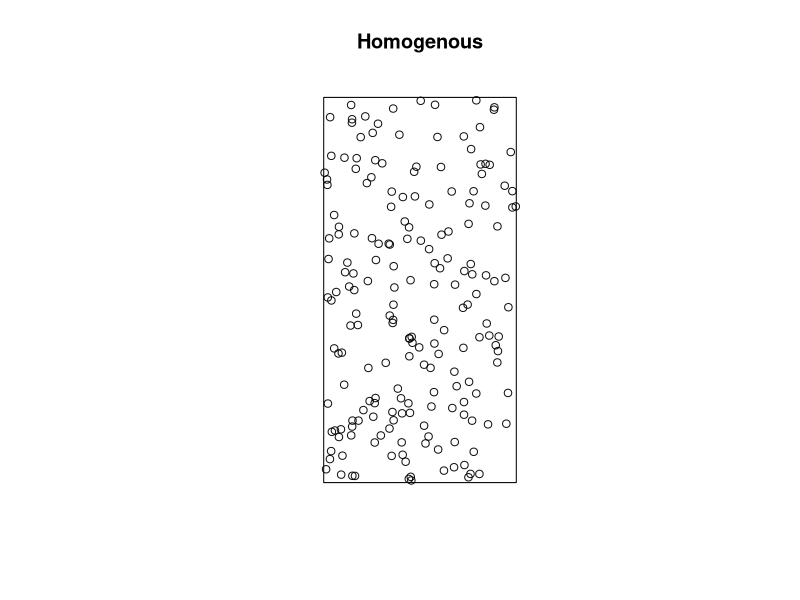
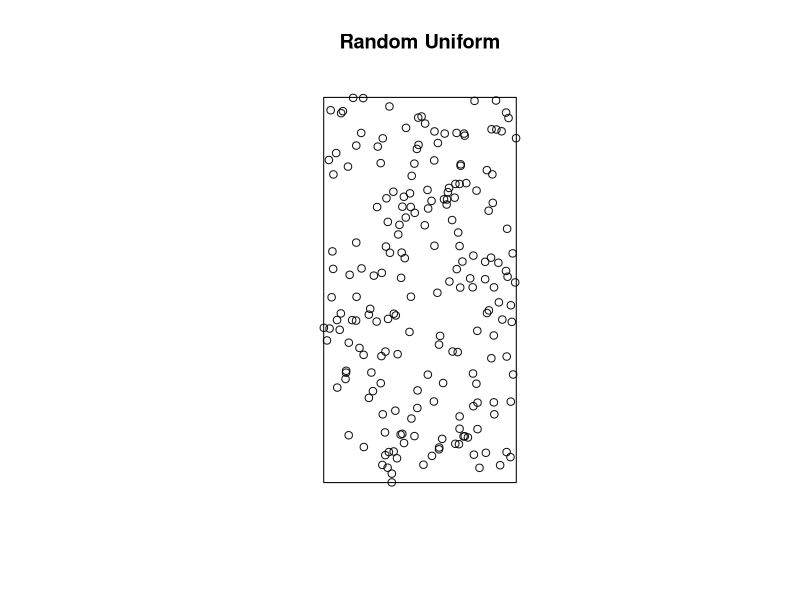
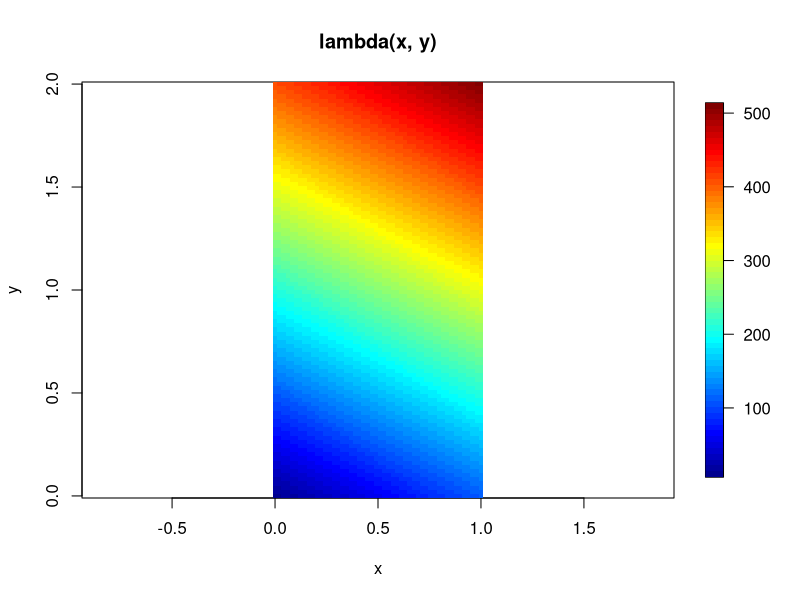
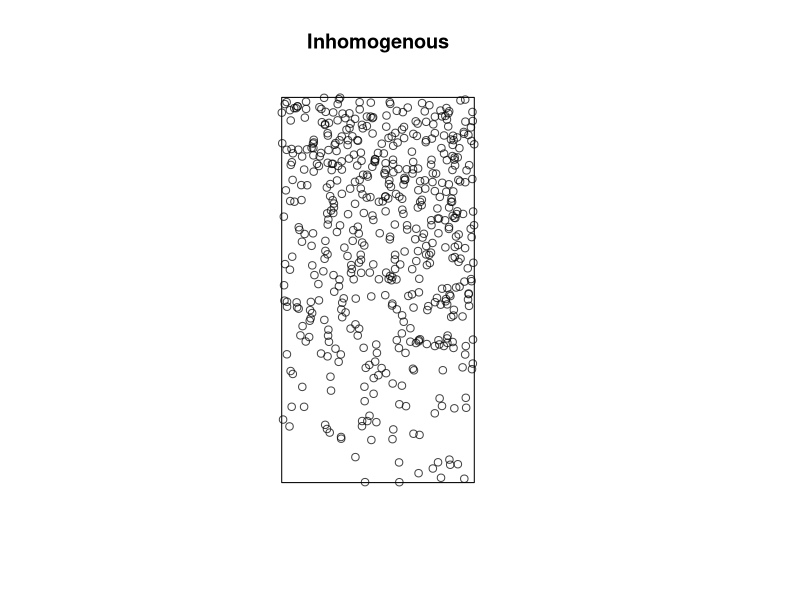

These charts were generated, in order, by the following R code:
## ---- chunk 1
knitr::opts_chunk$set(echo = TRUE, paged.print = FALSE)
## ---- chunk 2
#| message: false
library(spatstat)
library(fields)
## ---- chunk 3
phom <- rpoispp(lambda = 100,
                win = owin(xrange = c(0, 1), yrange = c(0, 2)))
phom$n
## ---- chunk 4
plot(phom, main = "Homogenous")
## ---- chunk 5
punif <- runifpoint(n = 200,
                    win = owin(xrange = c(0, 1), yrange = c(0, 2)))
punif$n
## ---- chunk 6
plot(punif, main = "Random Uniform")
## ---- chunk 7
lambda <- function(x) {(10 + 100 * x[1] + 200 * x[2])}
xseq <- seq(0, 1, length.out = 50)
yseq <- seq(0, 2, length.out = 100)
grid <- expand.grid(xseq, yseq)

z <- apply(grid, 1, lambda)

zmat <- matrix(z, 50, 100)
image.plot(xseq, yseq, zmat, xlab = "x", ylab = "y",
           main = "lambda(x, y)", asp = 1)
## ---- chunk 8
fnintensity <- function(x, y){10 + 100 * x + 200 * y}
pinhom <- rpoispp(lambda = fnintensity,
                  win = owin(xrange = c(0, 1), yrange = c(0, 2)))
pinhom$n
## ---- chunk 9
plot(pinhom, main = "Inhomogenous")
